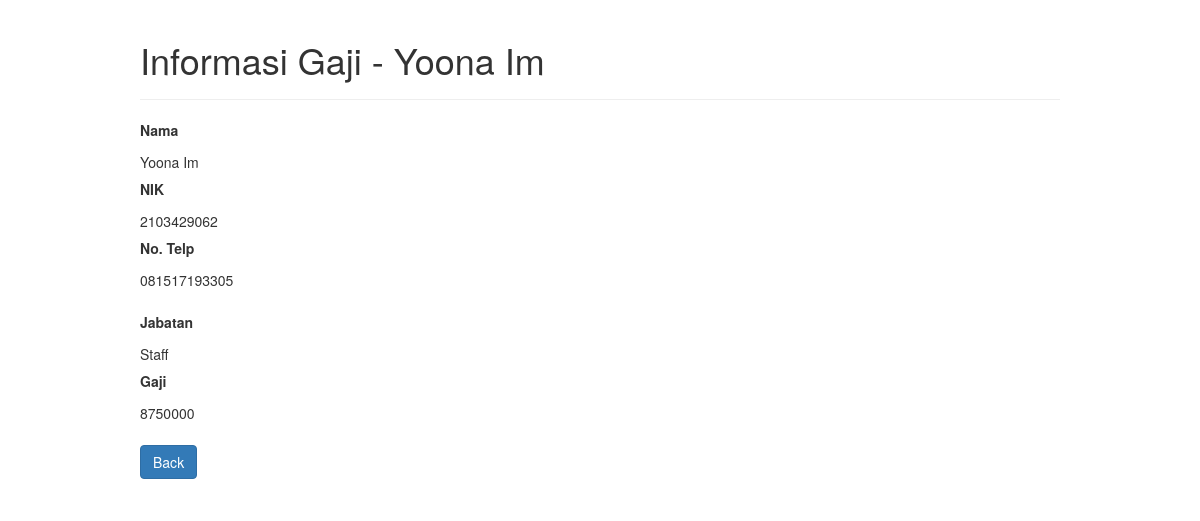
Page /read.php?NIK=2103429062 on the committed database.
### tables this page shows
CREATE TABLE `payroll` (
  `Nama` varchar(20) NOT NULL,
  `NIK` int(50) NOT NULL,
  `Telp` varchar(20) NOT NULL,
  `Jabatan` varchar(50) NOT NULL,
  `Gaji` bigint(50) NOT NULL
);

### read.php (the view, shortened to what this page needs)
<?php
if(isset($_GET["NIK"]) && !empty(trim($_GET["NIK"]))){
	require_once 'config.php';
	$sql = "SELECT *, (Telp + Jabatan + Gaji)/3 AS Nilai_akhir from payroll WHERE NIK = ? ";
	if($stmt = mysqli_prepare($conn, $sql)){
		mysqli_stmt_bind_param($stmt, "i", $param_NIK);
		if(mysqli_stmt_execute($stmt)){
			$result = mysqli_stmt_get_result($stmt);
			if(mysqli_num_rows($result) == 1){
				$row = mysqli_fetch_array($result, MYSQLI_ASSOC);
			} else{
				header("location: error.php");
				exit();
			}
		} else {
			echo "oops! something went wrong. please try again later.";
		}
	}
} else{
	echo 'nik harus diisi';
	exit();
}
?>
<!DOCTYPE html>
<html lang="en">
<head>
	<link rel='stylesheet' href="https://maxcdn.bootstrapcdn.com/bootstrap/3.3.7/css/bootstrap.css">
	</head>
	<body>
		<div class="wrapper">
			<div class="container-fluid">
				<div class="row">
					<div class="col-md-12">
						<div class="page-header">
							<h1>Informasi Gaji - <?php echo $row["Nama"]; ?></h1>
						</div>
						<div class="form-group">
							<label>Nama</label>
							<p class="form-control-static"><?php echo $row["Nama"]; ?></p>
						<div class="form-group">
							<label>NIK</label>
							<p class="form-control-static"><?php echo $row["NIK"]; ?></p>
						<div class="form-group">
							<label>No. Telp</label>
							<p class="form-control-static"><?php echo $row["Telp"]; ?></p>
						</div>
						<div class="form-group">
							<label>Jabatan</label>
							<p class="form-control-static"><?php echo $row["Jabatan"]; ?></p>
						<div class="form-group">
							<label>Gaji</label>
							<p class="form-control-static"><?php echo $row["Gaji"]; ?></p>
						</div>
						<p><a href="index.php"class="btn btn-primary">Back</a></p>
					</div>
				</div>
			</div>
		</div>
	</div>
</div>
</body>
</html>

### read.php (style rules this page uses)
.wrapper { width: 950px; margin: auto; }

### rows in the picture
payroll: Nama "Yoona Im", NIK "2103429062", Telp "081517193305", Jabatan "Staff", Gaji "8750000"
